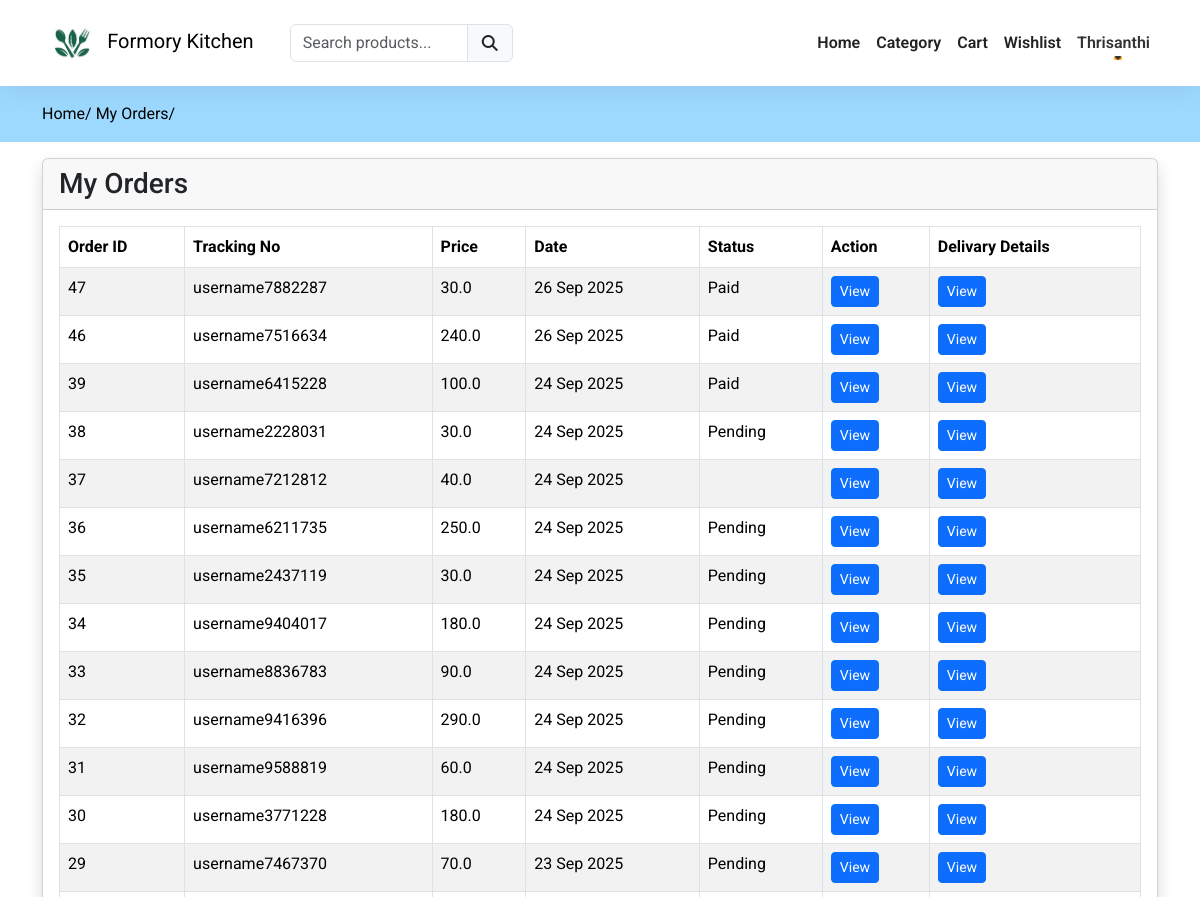
/my-orders (signed in, upper part), run on an earlier commit of the app's database.
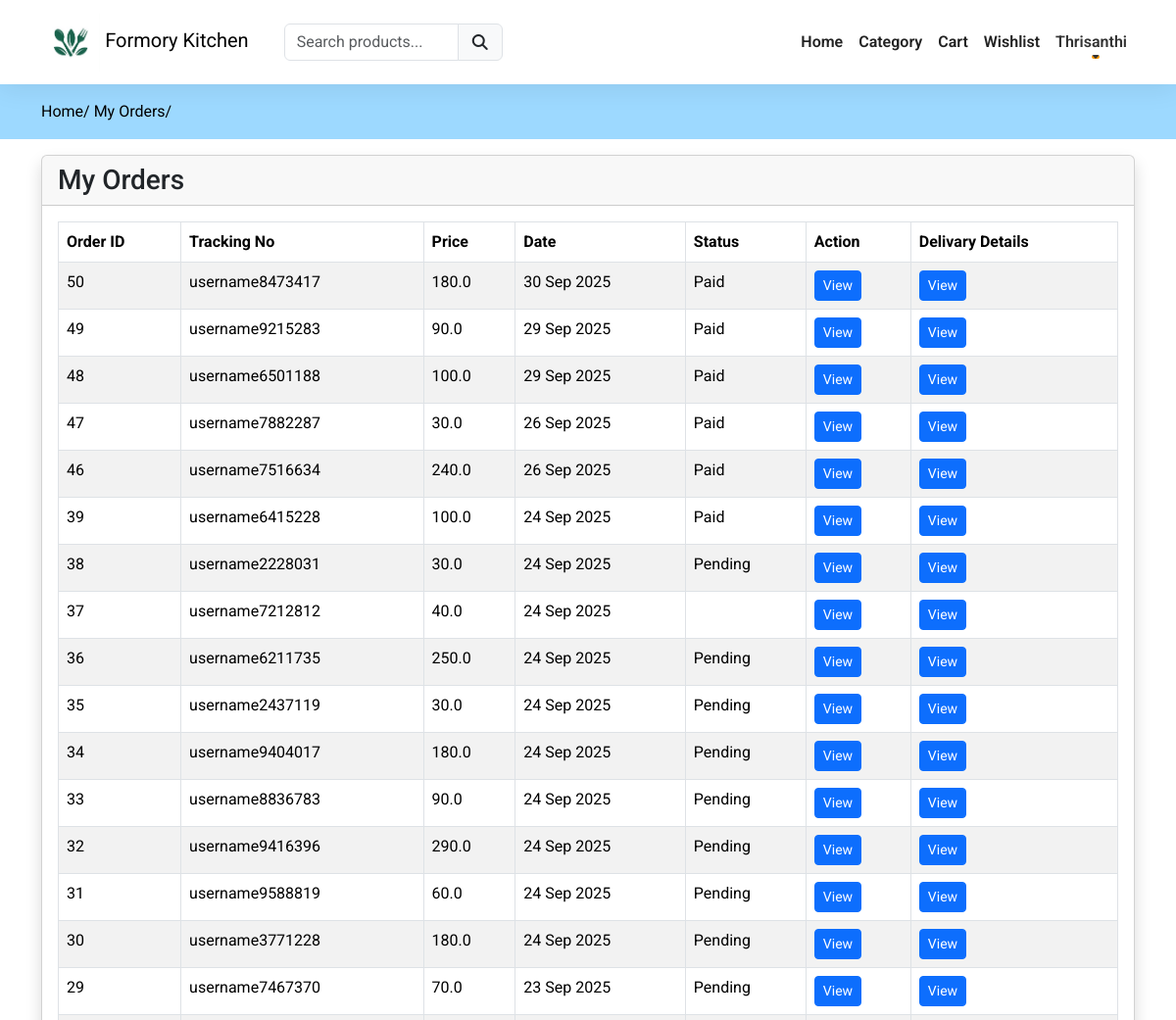
And on a later commit of the database.
### formoryapp/models.py (models this page shows, shortened)
class Order(models.Model):
    user = models.ForeignKey(User,on_delete=models.CASCADE)
    fname = models.CharField(max_length=150,null=False)
    lname = models.CharField(max_length=150,null=False)
    email = models.CharField(max_length=150,null=False)
    phone = models.CharField(max_length=150,null=False)
    address = models.TextField(null=False)
    city = models.CharField(max_length=150,null=False)
    state = models.CharField(max_length=150,null=False)
    country = models.CharField(max_length=150,null=False)
    pincode = models.CharField(max_length=150,null=False)
    total_price = models.FloatField(null=False)
    payment_mode = models.CharField(max_length=150,null=False)
    payment_id = models.CharField(max_length=250,null=True)
    razorpay_order_id = models.CharField(max_length=250, null=True, blank=True)  # add this field
    orderstatus = (
        ('Pending','Pending'),
        ('Out for Shipping','Out for Shipping'),
        ('Completed','Completed'),
    )
    status = models.CharField(max_length=150,choices=orderstatus,default='Paid')
    message = models.TextField(null=True)
    tracking_no = models.CharField(max_length=150,null=True)
    created_at = models.DateTimeField(auto_now_add=True)
    updated_at = models.DateTimeField(auto_now=True)

### formoryapp/controller/orders.py (the view)
# urls.py: path('my-orders',orders.index,name="myorders"),
@login_required(login_url='loginpage')
def index(request):
    orders = Order.objects.filter(user=request.user).order_by('-id')
    context = {'orders': orders}
    return render(request, 'orders.html', context)

### formoryapp/templates/orders.html
{% extends "main.html" %}
{% block content %}
<div class="py-3" style="background-color:#9dd9ff">
    <div class="container">
        <a class="text-black" href="{% url 'formoryhome' %}">Home/</a>
        <a class="text-black" href="{% url 'myorders' %}">My Orders/</a>
    </div>
</div>
<div class="container mt-3">
    <div class="row">
        <div class="col-md-12">
            <div class="card shadow">
                <div class="card-header">
                    <h3 class="mb-0">My Orders</h3>
                </div>
                <div class="card-body">
                    <div class="table-responsive">
                        <table class="table table-bordered table-striped">
                            <thead>
                                <tr>
                                    <th>Order ID</th>
                                    <th>Tracking No</th>
                                    <th>Price</th>
                                    <th>Date</th>
                                    <th>Status</th>
                                    <th>Action</th>
                                    <th>Delivary Details</th>
                                </tr>
                            </thead>
                            <tbody>
                                {% if orders %}
                                    {% for item in orders %}
                                        <tr>
                                            <td>{{ item.id }}</td>
                                            <td>{{ item.tracking_no }}</td>
                                            <td>{{ item.total_price }}</td>
                                            <td>{{ item.created_at|date:"d M Y" }}</td>
                                            <td>{{ item.status }}</td>
                                            <td>
                                                <a href="{% url 'orderview' item.tracking_no %}"
                                                   class="btn btn-primary btn-sm">
                                                   View
                                                </a>
                                            </td>
                                            <td>
                                                <a href="{% url 'delivery_list' %}"
                                                   class="btn btn-primary btn-sm">
                                                   View
                                                </a>
                                            </td>
                                        </tr>
                                    {% endfor %}
                                {% else %}
                                    <tr>
                                        <td colspan="6" class="text-center">No Orders Available</td>
                                    </tr>
                                {% endif %}
                            </tbody>
                        </table>
                    </div>
                </div>
            </div>
        </div>
    </div>
</div>
{% endblock content %}

What changed in the data, as far as the page shows it:
added Order: id "50", tracking_no "username8473417", total_price "180.0", created_at "30 Sep 2025", status "Paid"
added Order: id "49", tracking_no "username9215283", total_price "90.0", created_at "29 Sep 2025", status "Paid"
added Order: id "48", tracking_no "username6501188", total_price "100.0", created_at "29 Sep 2025", status "Paid"
